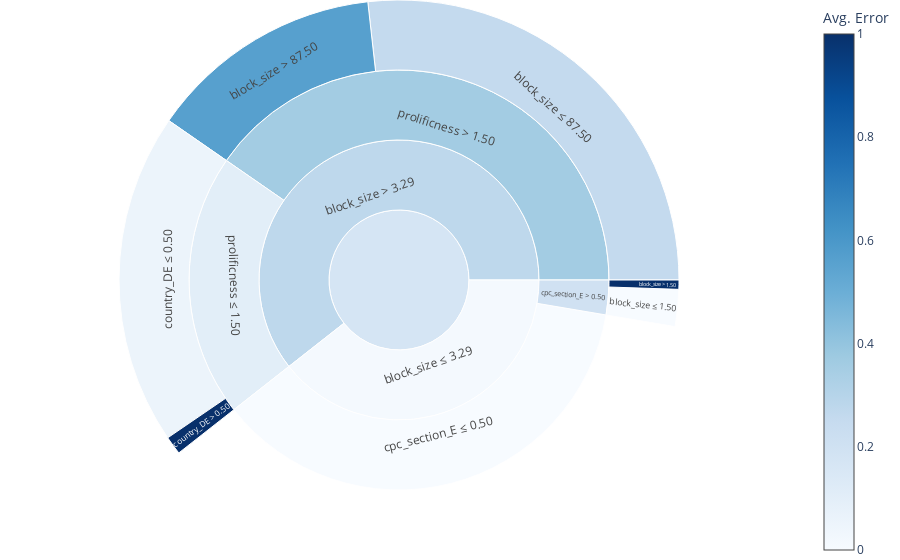

Notebook code cell kept with this figure:
### Markdown cell above
Afterwards, the function below fits and displays a decision tree modeling the chosen error metric as a function of provided features.

### Code cell
ee.make_dt_regressor_plot(
                y,
                weights,
                features_df,
                numerical_features,
                categorical_features,
                max_depth=3,
                type="sunburst")

### Figure 1 — Plotly figure (JSON) as saved in the notebook; plotly's stock layout.template omitted (floating-point values rounded to 4 significant figures)
{"data": [{"branchvalues": "total", "customdata": ["", "block_size ≤ 3.29", "block_size ≤ 3.29<br>    cpc_section_E ≤ 0.50", "block_size ≤ 3.29<br>    cpc_section_E > 0.50", "block_size ≤ 3.29<br>    cpc_section_E > 0.50<br>    block_size ≤ 1.50", "block_size ≤ 3.29<br>    cpc_section_E > 0.50<br>    block_size > 1.50", "block_size > 3.29", "block_size > 3.29<br>    prolificness ≤ 1.50", "block_size > 3.29<br>    prolificness ≤ 1.50<br>    country_DE ≤ 0.50", "block_size > 3.29<br>    prolificness ≤ 1.50<br>    country_DE > 0.50", "block_size > 3.29<br>    prolificness > 1.50", "block_size > 3.29<br>    prolificness > 1.50<br>    block_size ≤ 87.50", "block_size > 3.29<br>    prolificness > 1.50<br>    block_size > 87.50"], "hovertemplate": "<b>Avg. Error:</b> %{color:.2f}<br><b>Size:</b> %{value}<br><b>Path:</b><br>    %{customdata}<extra></extra>", "ids": ["node_0", "node_1", "node_2", "node_3", "node_4", "node_5", "node_6", "node_7", "node_8", "node_9", "node_10", "node_11", "node_12"], "labels": ["", "block_size ≤ 3.29", "cpc_section_E ≤ 0.50", "cpc_section_E > 0.50", "block_size ≤ 1.50", "block_size > 1.50", "block_size > 3.29", "prolificness ≤ 1.50", "country_DE ≤ 0.50", "country_DE > 0.50", "prolificness > 1.50", "block_size ≤ 87.50", "block_size > 87.50"], "marker": {"colorbar": {"title": {"text": "Avg. Error"}}, "colors": [0.1712, 0.01351, 0, 0.2, 0, 1, 0.2738, 0.1053, 0.05556, 1, 0.3583, 0.2553, 0.5613], "colorscale": [[0, "rgb(247,251,255)"], [0.125, "rgb(222,235,247)"], [0.25, "rgb(198,219,239)"], [0.375, "rgb(158,202,225)"], [0.5, "rgb(107,174,214)"], [0.625, "rgb(66,146,198)"], [0.75, "rgb(33,113,181)"], [0.875, "rgb(8,81,156)"], [1, "rgb(8,48,107)"]]}, "parents": ["", "node_0", "node_1", "node_1", "node_3", "node_3", "node_0", "node_6", "node_7", "node_7", "node_6", "node_10", "node_10"], "type": "sunburst", "values": [401, 158.0, 147.3, 10.68, 8.541, 2.135, 243.0, 81.14, 76.87, 4.271, 161.8, 107.4, 54.47]}], "layout": {"margin": {"b": 0, "l": 0, "r": 0, "t": 0}}}
